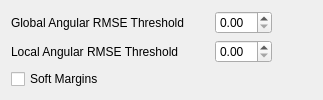
           <widget class="QWidget" name="armse">
            <layout class="QVBoxLayout" name="verticalLayout_6">
             <item>
              <layout class="QHBoxLayout" name="layout_armseGlobal">
               <item>
                <widget class="QLabel" name="label_8">
                 <property name="text">
                  <string>Global Angular RMSE Threshold</string>
                 </property>
                 <property name="alignment">
                  <set>Qt::AlignLeading|Qt::AlignLeft|Qt::AlignVCenter</set>
                 </property>
                </widget>
               </item>
               <item>
                <spacer name="horizontalSpacer_8">
                 <property name="orientation">
                  <enum>Qt::Horizontal</enum>
                 </property>
                 <property name="sizeType">
                  <enum>QSizePolicy::Fixed</enum>
                 </property>
                 <property name="sizeHint" stdset="0">
                  <size>
                   <width>24</width>
                   <height>20</height>
                  </size>
                 </property>
                </spacer>
               </item>
               <item>
                <widget class="QDoubleSpinBox" name="box_armseGlobal"/>
               </item>
               <item>
                <spacer name="horizontalSpacer_12">
                 <property name="orientation">
                  <enum>Qt::Horizontal</enum>
                 </property>
                 <property name="sizeHint" stdset="0">
                  <size>
                   <width>40</width>
                   <height>20</height>
                  </size>
                 </property>
                </spacer>
               </item>
              </layout>
             </item>
             <item>
              <layout class="QHBoxLayout" name="layout_armseLocal">
               <item>
                <widget class="QLabel" name="label_9">
                 <property name="text">
                  <string>Local Angular RMSE Threshold</string>
                 </property>
                </widget>
               </item>
               <item>
                <spacer name="horizontalSpacer_11">
                 <property name="orientation">
                  <enum>Qt::Horizontal</enum>
                 </property>
                 <property name="sizeType">
                  <enum>QSizePolicy::Minimum</enum>
                 </property>
                 <property name="sizeHint" stdset="0">
                  <size>
                   <width>30</width>
                   <height>20</height>
                  </size>
                 </property>
                </spacer>
               </item>
               <item>
                <widget class="QDoubleSpinBox" name="box_armseLocal"/>
               </item>
               <item>
                <spacer name="horizontalSpacer_13">
                 <property name="orientation">
                  <enum>Qt::Horizontal</enum>
                 </property>
                 <property name="sizeHint" stdset="0">
                  <size>
                   <width>40</width>
                   <height>20</height>
                  </size>
                 </property>
                </spacer>
               </item>
              </layout>
             </item>
             <item>
              <layout class="QHBoxLayout" name="layout_softMargins">
               <item>
                <widget class="QCheckBox" name="check_softMargins">
                 <property name="layoutDirection">
                  <enum>Qt::LeftToRight</enum>
                 </property>
                 <property name="text">
                  <string>Soft Margins</string>
                 </property>
                </widget>
               </item>
               <item>
                <spacer name="horizontalSpacer_14">
                 <property name="orientation">
                  <enum>Qt::Horizontal</enum>
                 </property>
                 <property name="sizeHint" stdset="0">
                  <size>
                   <width>40</width>
                   <height>20</height>
                  </size>
                 </property>
                </spacer>
               </item>
              </layout>
             </item>
            </layout>
           </widget>
